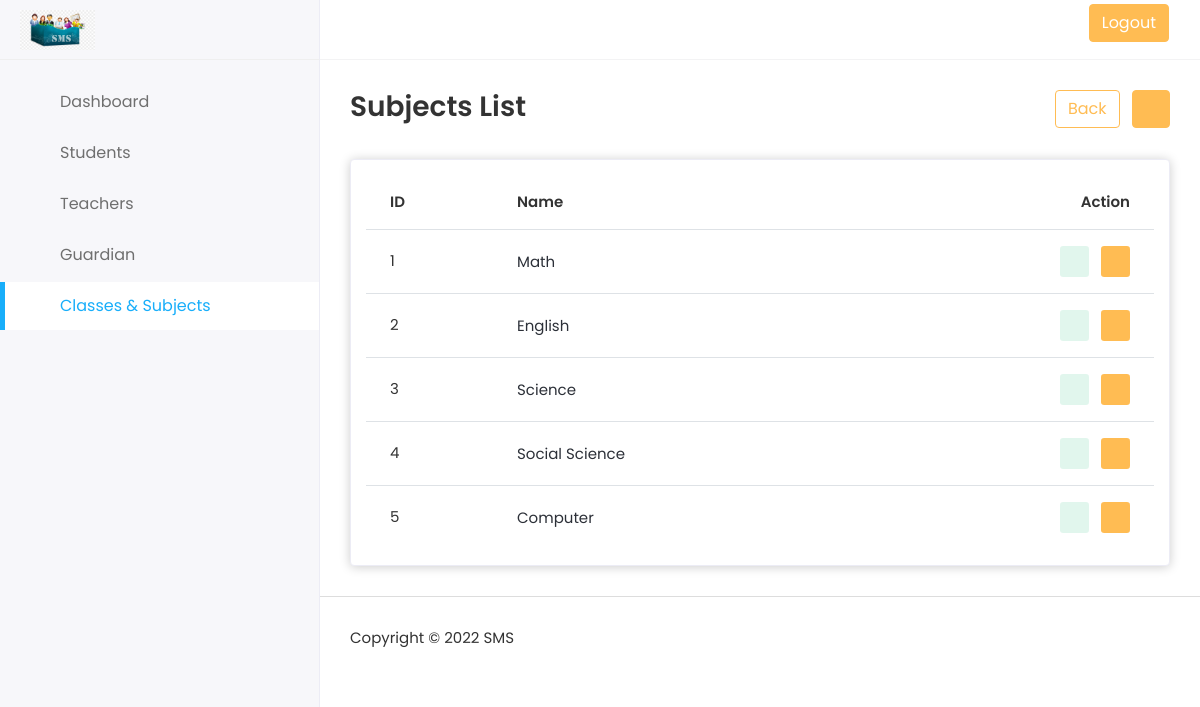
/subjects.php?SubID=63 (signed in), run on the app's committed database.
### tables this page shows
CREATE TABLE `tbl_subjects` (
  `sub_id` int(11) NOT NULL,
  `sub_class_id` int(11) NOT NULL,
  `sub_name` varchar(200) NOT NULL,
  `sub_created_date` timestamp NOT NULL DEFAULT CURRENT_TIMESTAMP ON UPDATE CURRENT_TIMESTAMP,
  `sub_created_by` varchar(200) NOT NULL
);

### subjects.php (the view, shortened to what this page needs)
<?php
include("admin-header.php");
include("admin-sidebar.php");
?>
      <div class="page-wrapper">
        <div class="content container-fluid">
          <div class="page-header">
            <div class="row align-items-center">
              <div class="col">
                <h3 class="page-title">Subjects List</h3>
              </div>
              <div class="col-auto text-end float-end ms-auto">
                <a href="class.php" class="btn btn-outline-primary me-2"
                  > Back</a
                >
                <a href="add-subject.php?SubID=<?php echo $_REQUEST['SubID'] ?>" class="btn btn-primary"
                  ><i class="fas fa-plus"></i
                ></a>
              </div>
            </div>
          </div>
          <div class="row">
            <div class="col-sm-12">
              <div class="card card-table">
                <div class="card-body">
                  <div class="table-responsive">
                    <table
                      class="table table-hover table-center "
                    >
                      <thead>
                        <tr>
                          <th>ID</th>
                          <th>Name</th>
                          <th class="text-end">Action</th>
                        </tr>
                      </thead>
                      <tbody>
                      <?php
                      $std = "SELECT * FROM tbl_subjects WHERE 1 AND sub_class_id='".$_REQUEST['SubID']."'";
                        $res=mysqli_query($con,$std);
                        if ($res>0)
                        {
                          $i=1;
                        while($result = mysqli_fetch_array($res))
                        {
                        ?>
                        <tr>
                          <td><?php echo $i?></td>
                          <td>
                            <h2>
                              <a><?php echo $result['sub_name']?></a>
                            </h2>
                          </td>
                          <td class="text-end">
                            <div class="actions">
                              <a
                                href="edit-subject.php?SubClass=<?php echo $_REQUEST['SubID']?>&mainSubID=<?php echo $result['sub_id'] ?>"
                                class="btn btn-sm bg-success-light me-2"
                              >
                                <i class="fas fa-pen"></i>
                              </a>
                              <a href="subjects.php?DelID=<?php echo $result['sub_id']?>&SubID=<?php echo $_REQUEST['SubID']?>" class="btn btn-sm bg-danger-light">
                                <i class="fas fa-trash"></i>
                              </a>
                            </div>
                          </td>
                        </tr>
                   <?php $i++;}}?>
                      </tbody>
                    </table>
                  </div>
                </div>
              </div>
            </div>
          </div>
        </div>
        <?php include("admin-footer.php") ?>

### admin-header.php (style rules this page uses)
i { font-weight: 900; font-family: 'Font Awesome 5 Free'; }

### data on the page
tbl_subjects: sub_name "Math"
tbl_subjects: sub_name "English"
tbl_subjects: sub_name "Science"
tbl_subjects: sub_name "Social Science"
tbl_subjects: sub_name "Computer"
